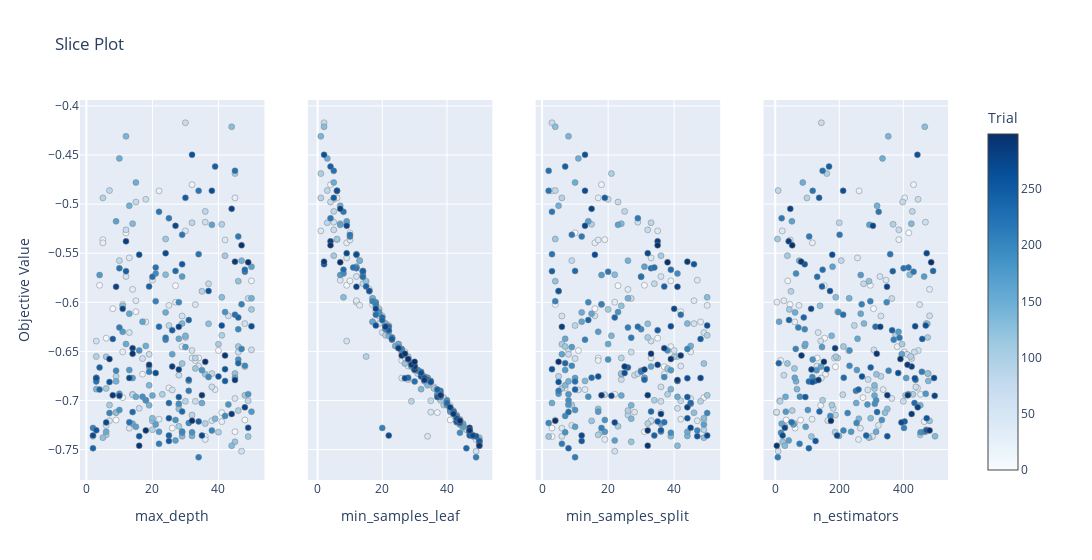

The cell this chart's notebook holds for it:
### Code cell
optuna.visualization.plot_slice(study, params=["n_estimators", "max_depth", "min_samples_split", "min_samples_leaf"])

### Figure 1 — Plotly figure (JSON) as saved in the notebook; plotly's stock layout.template omitted (floating-point values rounded to 4 significant figures; data arrays with more than 128 entries replaced by an {"elided": "..."} marker saying what was removed)
{"data": [{"marker": {"color": {"elided": "300 int values"}, "colorbar": {"title": {"text": "Trial"}, "x": 1, "xpad": 40}, "colorscale": [[0, "rgb(247,251,255)"], [0.125, "rgb(222,235,247)"], [0.25, "rgb(198,219,239)"], [0.375, "rgb(158,202,225)"], [0.5, "rgb(107,174,214)"], [0.625, "rgb(66,146,198)"], [0.75, "rgb(33,113,181)"], [0.875, "rgb(8,81,156)"], [1, "rgb(8,48,107)"]], "line": {"color": "Grey", "width": 0.5}, "showscale": true}, "mode": "markers", "name": "Feasible Trial", "showlegend": false, "type": "scatter", "x": {"elided": "300 int values"}, "xaxis": "x", "y": {"elided": "300 float values"}, "yaxis": "y"}, {"marker": {"color": {"elided": "300 int values"}, "colorbar": {"title": {"text": "Trial"}, "x": 1, "xpad": 40}, "colorscale": [[0, "rgb(247,251,255)"], [0.125, "rgb(222,235,247)"], [0.25, "rgb(198,219,239)"], [0.375, "rgb(158,202,225)"], [0.5, "rgb(107,174,214)"], [0.625, "rgb(66,146,198)"], [0.75, "rgb(33,113,181)"], [0.875, "rgb(8,81,156)"], [1, "rgb(8,48,107)"]], "line": {"color": "Grey", "width": 0.5}, "showscale": false}, "mode": "markers", "name": "Feasible Trial", "showlegend": false, "type": "scatter", "x": {"elided": "300 int values"}, "xaxis": "x2", "y": {"elided": "300 float values"}, "yaxis": "y2"}, {"marker": {"color": {"elided": "300 int values"}, "colorbar": {"title": {"text": "Trial"}, "x": 1, "xpad": 40}, "colorscale": [[0, "rgb(247,251,255)"], [0.125, "rgb(222,235,247)"], [0.25, "rgb(198,219,239)"], [0.375, "rgb(158,202,225)"], [0.5, "rgb(107,174,214)"], [0.625, "rgb(66,146,198)"], [0.75, "rgb(33,113,181)"], [0.875, "rgb(8,81,156)"], [1, "rgb(8,48,107)"]], "line": {"color": "Grey", "width": 0.5}, "showscale": false}, "mode": "markers", "name": "Feasible Trial", "showlegend": false, "type": "scatter", "x": {"elided": "300 int values"}, "xaxis": "x3", "y": {"elided": "300 float values"}, "yaxis": "y3"}, {"marker": {"color": {"elided": "300 int values"}, "colorbar": {"title": {"text": "Trial"}, "x": 1, "xpad": 40}, "colorscale": [[0, "rgb(247,251,255)"], [0.125, "rgb(222,235,247)"], [0.25, "rgb(198,219,239)"], [0.375, "rgb(158,202,225)"], [0.5, "rgb(107,174,214)"], [0.625, "rgb(66,146,198)"], [0.75, "rgb(33,113,181)"], [0.875, "rgb(8,81,156)"], [1, "rgb(8,48,107)"]], "line": {"color": "Grey", "width": 0.5}, "showscale": false}, "mode": "markers", "name": "Feasible Trial", "showlegend": false, "type": "scatter", "x": {"elided": "300 int values"}, "xaxis": "x4", "y": {"elided": "300 float values"}, "yaxis": "y4"}], "layout": {"title": {"text": "Slice Plot"}, "width": 1200, "xaxis": {"anchor": "y", "domain": [0, 0.2125], "title": {"text": "max_depth"}}, "xaxis2": {"anchor": "y2", "domain": [0.2625, 0.475], "title": {"text": "min_samples_leaf"}}, "xaxis3": {"anchor": "y3", "domain": [0.525, 0.7375], "title": {"text": "min_samples_split"}}, "xaxis4": {"anchor": "y4", "domain": [0.7875, 1], "title": {"text": "n_estimators"}}, "yaxis": {"anchor": "x", "domain": [0, 1], "title": {"text": "Objective Value"}}, "yaxis2": {"anchor": "x2", "domain": [0, 1], "matches": "y", "showticklabels": false}, "yaxis3": {"anchor": "x3", "domain": [0, 1], "matches": "y", "showticklabels": false}, "yaxis4": {"anchor": "x4", "domain": [0, 1], "matches": "y", "showticklabels": false}}}
